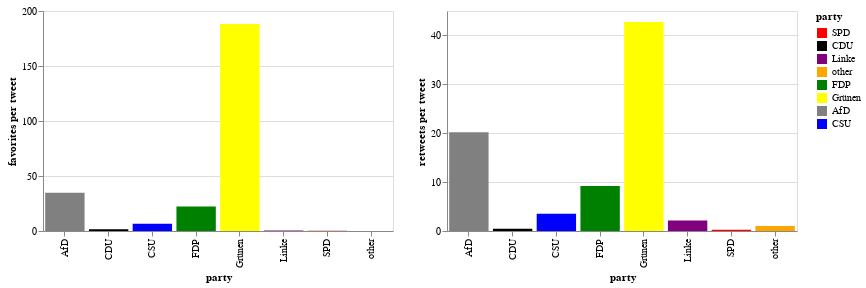

Here is the notebook cell this chart was saved with:
### Code cell
left = alt.Chart(data_metrics).mark_bar().encode(
    x='party',
    y='favorites per tweet',
    color=alt.Color(
        'party', scale=alt.Scale(domain=list(c_dict.keys()), range=list(c_dict.values())), sort='-y'
                                         )
).properties(
    width=350,
    height=220
)
right = alt.Chart(data_metrics).mark_bar().encode(
    x='party',
    y='retweets per tweet',
    color=alt.Color(
        'party', scale=alt.Scale(domain=list(c_dict.keys()), range=list(c_dict.values())), sort='-y'
                                         )
).properties(
    width=350,
    height=220
)

alt.hconcat(left, right)

### Figure 1 — Vega-Lite specification as saved in the notebook (floating-point values rounded to 4 significant figures)
{"config": {"view": {"continuousWidth": 400, "continuousHeight": 300}}, "hconcat": [{"mark": "bar", "encoding": {"color": {"type": "nominal", "field": "party", "scale": {"domain": ["SPD", "CDU", "Linke", "other", "FDP", "Grünen", "AfD", "CSU"], "range": ["red", "black", "purple", "orange", "green", "yellow", "grey", "blue"]}, "sort": "-y"}, "x": {"type": "nominal", "field": "party"}, "y": {"type": "quantitative", "field": "favorites per tweet"}}, "height": 220, "width": 350}, {"mark": "bar", "encoding": {"color": {"type": "nominal", "field": "party", "scale": {"domain": ["SPD", "CDU", "Linke", "other", "FDP", "Grünen", "AfD", "CSU"], "range": ["red", "black", "purple", "orange", "green", "yellow", "grey", "blue"]}, "sort": "-y"}, "x": {"type": "nominal", "field": "party"}, "y": {"type": "quantitative", "field": "retweets per tweet"}}, "height": 220, "width": 350}], "data": {"name": "data-d8762d9d4ebc7302582b4777204a24d1"}, "$schema": "https://vega.github.io/schema/vega-lite/v4.8.1.json", "datasets": {"data-d8762d9d4ebc7302582b4777204a24d1": [{"party": "AfD", "favorites": 12192, "retweets": 7063, "replys": 0, "quotes": 0, "east_dummy": 45, "followers_count": 44874504, "frequency": 350, "favorites per tweet": 34.83, "retweets per tweet": 20.18}, {"party": "CDU", "favorites": 13876, "retweets": 3939, "replys": 0, "quotes": 0, "east_dummy": 2, "followers_count": 11698311923, "frequency": 8216, "favorites per tweet": 1.689, "retweets per tweet": 0.4794}, {"party": "CSU", "favorites": 1807, "retweets": 977, "replys": 0, "quotes": 0, "east_dummy": 0, "followers_count": 48065784, "frequency": 277, "favorites per tweet": 6.523, "retweets per tweet": 3.527}, {"party": "FDP", "favorites": 18444, "retweets": 7584, "replys": 0, "quotes": 0, "east_dummy": 15, "followers_count": 322622135, "frequency": 824, "favorites per tweet": 22.38, "retweets per tweet": 9.204}, {"party": "Grünen", "favorites": 141196, "retweets": 32047, "replys": 0, "quotes": 0, "east_dummy": 42, "followers_count": 193864962, "frequency": 750, "favorites per tweet": 188.3, "retweets per tweet": 42.73}, {"party": "Linke", "favorites": 3129, "retweets": 13865, "replys": 0, "quotes": 0, "east_dummy": 127, "followers_count": 8426245338, "frequency": 6522, "favorites per tweet": 0.4798, "retweets per tweet": 2.126}, {"party": "SPD", "favorites": 2050, "retweets": 4553, "replys": 0, "quotes": 0, "east_dummy": 2, "followers_count": 15912035563, "frequency": 17291, "favorites per tweet": 0.1186, "retweets per tweet": 0.2633}, {"party": "other", "favorites": 92, "retweets": 1347, "replys": 0, "quotes": 0, "east_dummy": 1, "followers_count": 137644941, "frequency": 1288, "favorites per tweet": 0.07143, "retweets per tweet": 1.046}]}}
